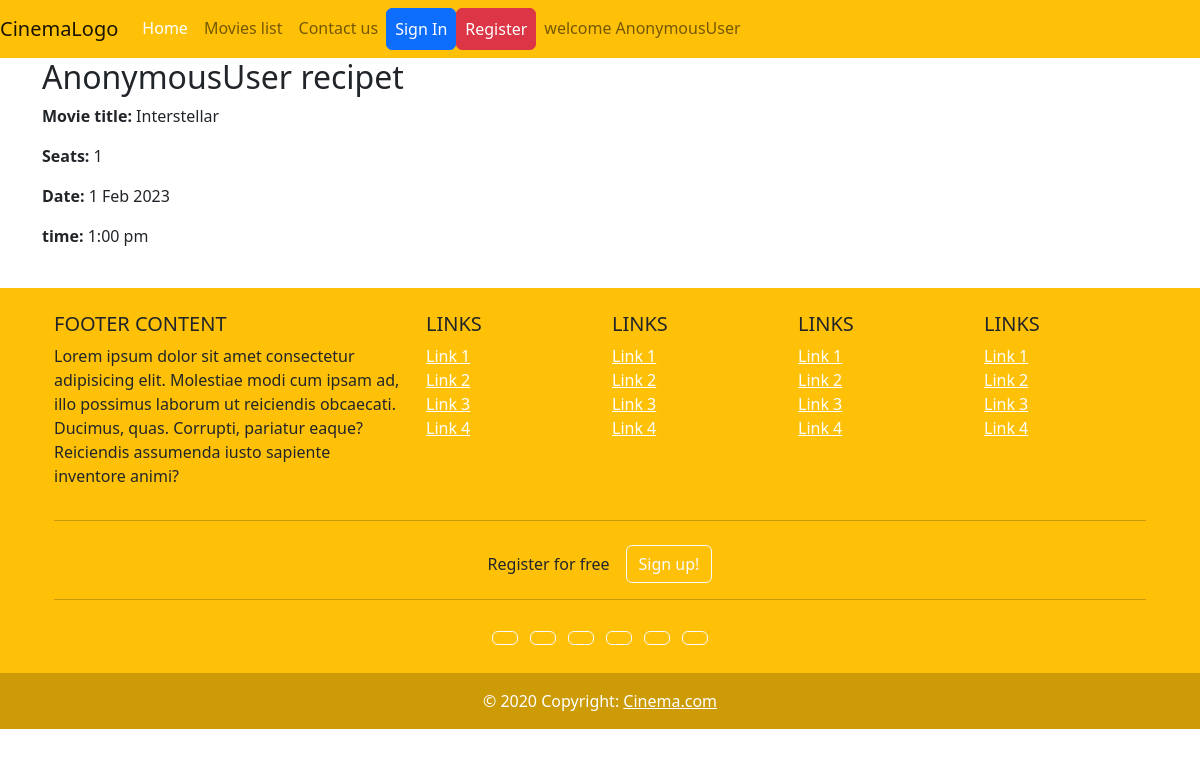
Screenshot of /book/3/ with the database file from the repository.
### cine_app/models.py (models this page shows, shortened)
class book3(models.Model):
    movie_title = models.CharField(max_length=100)
    seats = models.IntegerField(default=1)
    date = models.DateField(default='2023-01-01')
    time = models.ForeignKey(timeslots, on_delete=models.CASCADE)
    user = models.ForeignKey(User, on_delete=models.CASCADE, default=1)

class timeslots(models.Model):
    timeslot_1 = models.CharField(max_length=10)
    def __str__(self):
        return self.timeslot_1

### cine_app/views.py (the view)
# urls.py: path('book/<int:pk>/', views.BookDetailsView.as_view(template_name='cine_app/show_book.html'), name='show_book'),
class BookDetailsView(DetailView):
    model = book3

### templates/cine_app/show_book.html (shortened to what this page needs)
<!DOCTYPE html>
{% extends "cine_app/base.html" %}
{% block body_block %}
{% load static %}
<head>
</head>
<div class="container">
    <h2>{{ user }} recipet</h2>
    <p><strong>Movie title: </strong>{{ book3.movie_title }}</p>
    <p><strong>Seats: </strong>{{ book3.seats }}</p>
    <p><strong>Date: </strong>{{ book3.date }}</p>
    <p><strong>time: </strong>{{ book3.time }}</p>
    <br>
</div>
{% endblock %}

### rows the page displays
book3: movie_title "Interstellar", seats "1", date "1 Feb 2023", time "1:00 pm"

### other values shown
{{ user }} "AnonymousUser"
